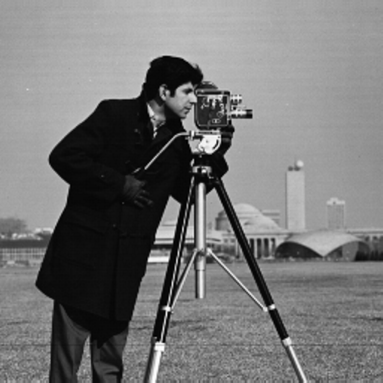
#> input picture _10_ComputerVision/Section2/codes/image.png, 383 x 383 px
$ python erosion.py
#> lines starting #> are read from the running program, lines starting #| are printed output that depends on the picture
from skimage import morphology
from skimage import io

img = io.imread('image.png')
#> img is the input picture: shape (383, 383, 4); mean R, G, B, A 118.3, 118.3, 118.3, 255
eroded_img  = morphology.erosion(img)
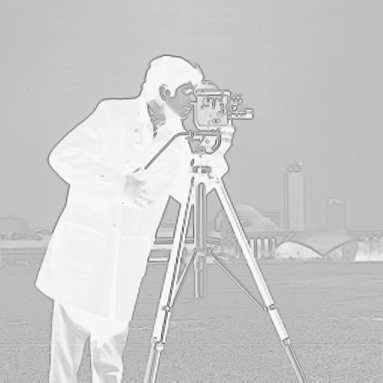
#> eroded_img: shape (383, 383, 4); mean R, G, B, A 110.9, 110.9, 110.9, 118.3; transparent parts drawn white

io.imshow(eroded_img)
io.show()

$ run again, with _10_ComputerVision/Section2/codes/input_save.jpg saved as _10_ComputerVision/Section2/codes/image.png
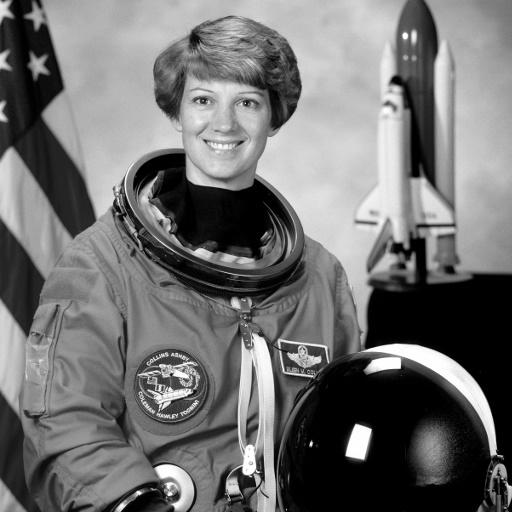
#> input picture _10_ComputerVision/Section2/codes/input_save.jpg, 512 x 512 px
#> img is the input picture: shape (512, 512); min 0, max 255, mean 112.7
#> `eroded_img  = morphology.erosion(img)`:
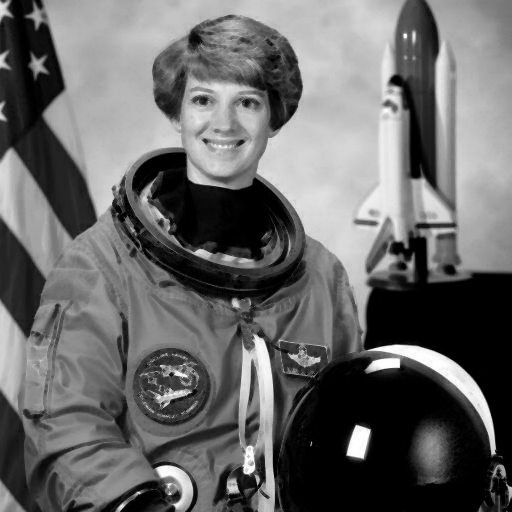
#> eroded_img: shape (512, 512); min 0, max 255, mean 104.2
